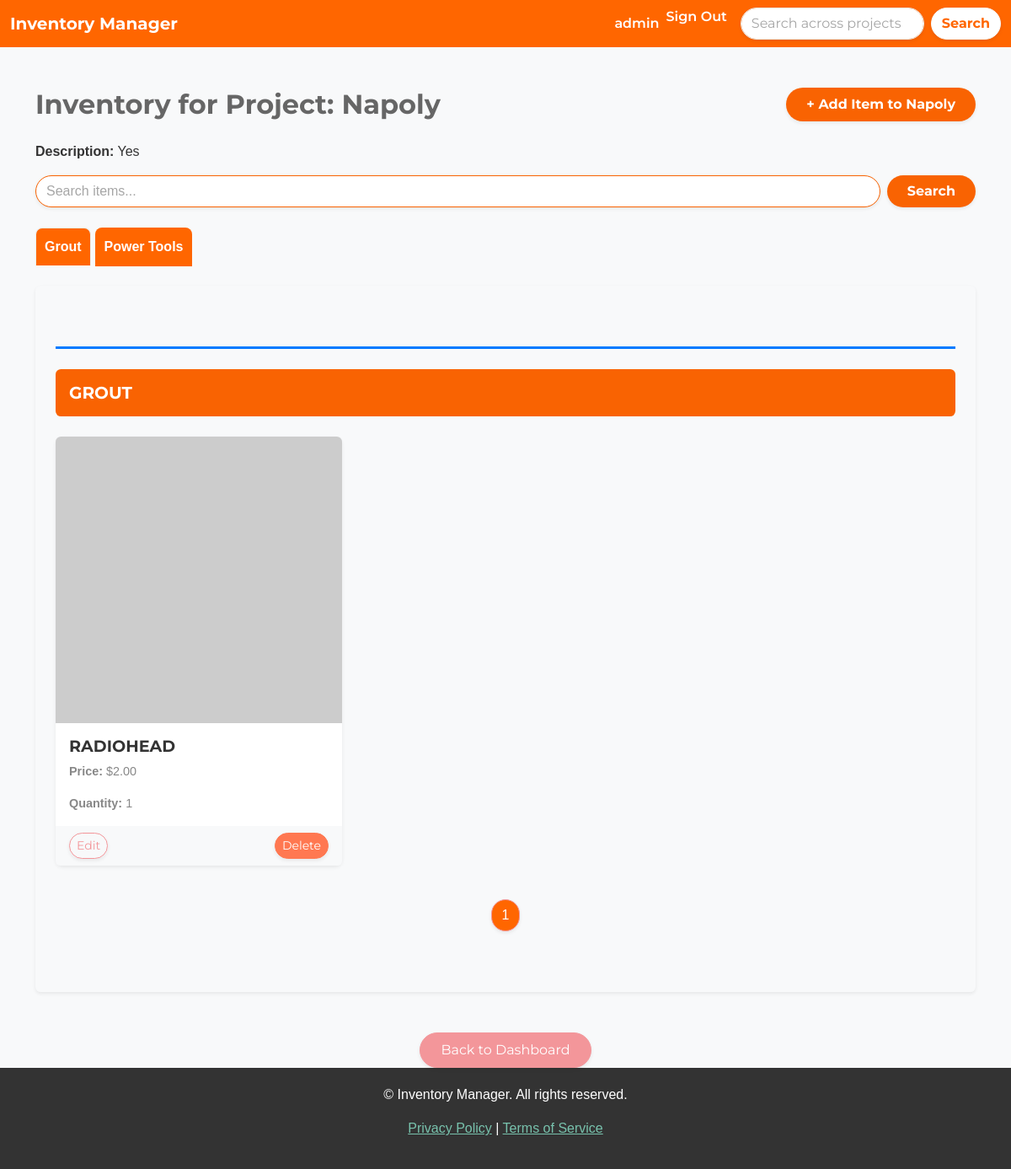
The app's page /project/8/inventory/ (signed in), older data.
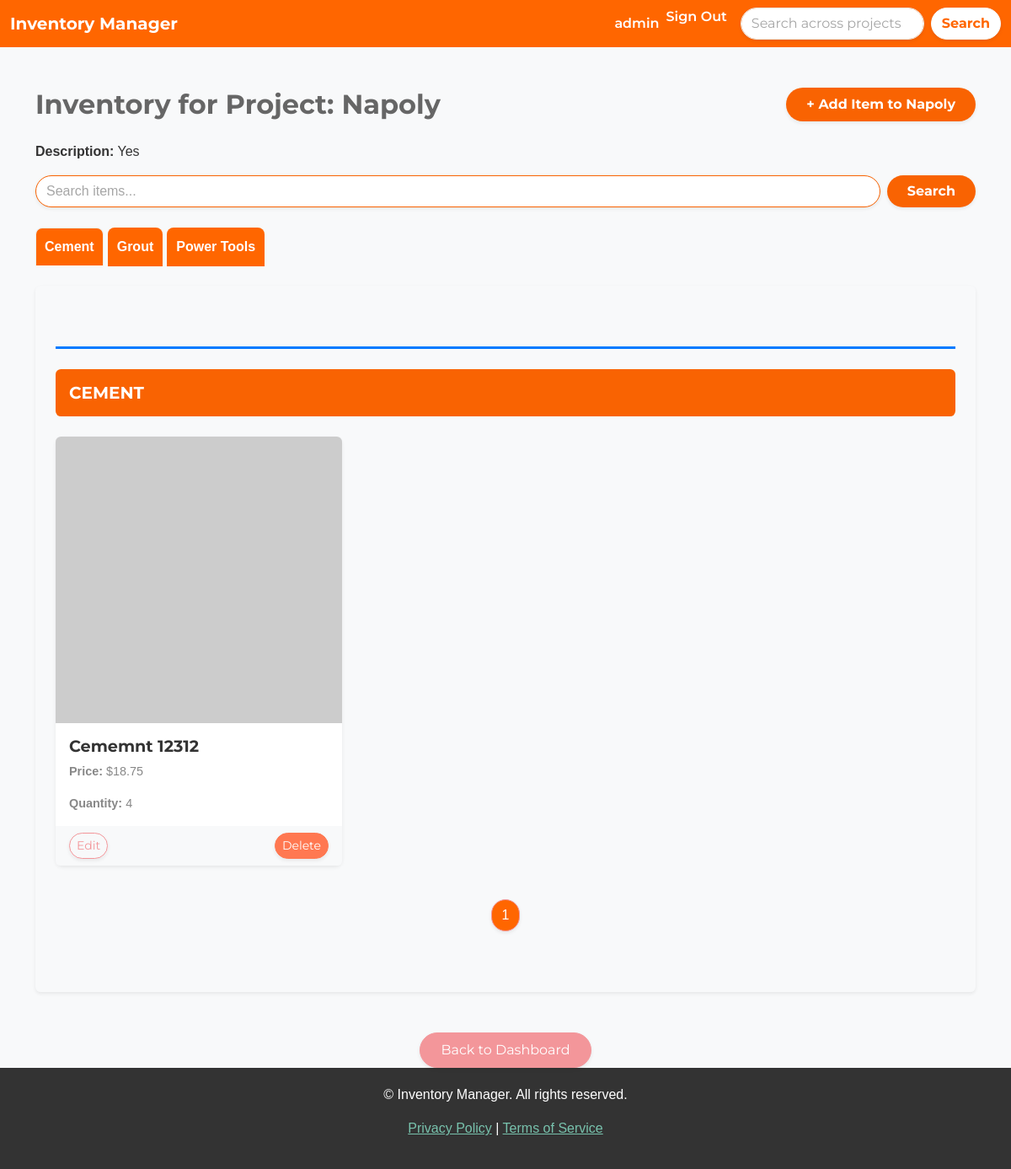
The same page, newer data.
### inventory/models.py (models this page shows, shortened)
class Project(models.Model):
	name = models.CharField(max_length=200)
	description = models.TextField(blank=True, null=True)
	user = models.ForeignKey(User, on_delete=models.CASCADE)
	date_created = models.DateTimeField(auto_now_add=True)

class Category(models.Model):
	name = models.CharField(max_length=200)
	class Meta:
		verbose_name_plural = 'categories'

class InventoryItem(models.Model):
    name = models.CharField(max_length=200)
    quantity = models.IntegerField()
    category = models.ForeignKey('Category', on_delete=models.SET_NULL, blank=True, null=True)
    price = models.DecimalField(max_digits=10, decimal_places=2, blank=True, null=True)
    date_created = models.DateTimeField(auto_now_add=True)
    user = models.ForeignKey(User, on_delete=models.CASCADE)
    project = models.ForeignKey(Project, on_delete=models.CASCADE, related_name="inventory_items", blank=False, null=False)
    image = models.ImageField(upload_to='inventory_images/', null=True, blank=True)

### inventory/views.py (the view)
# urls.py: path('project/<int:project_id>/inventory/', ProjectInventoryView.as_view(), name='project_inventory'),  # Inventory page for each project
class ProjectInventoryView(LoginRequiredMixin, View):
    template_name = 'inventory/project_inventory.html'
    def get(self, request, project_id):
        project = get_object_or_404(Project, id=project_id)
        search_query = request.GET.get('search', '')
        items = InventoryItem.objects.filter(project=project)
        if search_query:
            items = items.filter(name__icontains=search_query)
        items = items.order_by('category__name', 'name')
        paginated_inventory = {}
        items_per_page = 6
        for item in items:
            category = item.category.name
            if category not in paginated_inventory:
                paginated_inventory[category] = []
            paginated_inventory[category].append(item)
        category_pages = {}
        for category, item_list in paginated_inventory.items():
            paginator = Paginator(item_list, items_per_page)
            page_number = request.GET.get(f'page_{category}', 1)
            category_pages[category] = paginator.get_page(page_number)
        return render(request, self.template_name, {
            'project': project,
            'grouped_inventory': category_pages,
        })

### inventory/templates/inventory/project_inventory.html (shortened to what this page needs)
{% extends 'inventory/base.html' %}
{% load crispy_forms_tags %}
{% block content %}
    <div class="container mt-5">
        <div class="d-flex justify-content-between align-items-center mb-4">
            <h2 class="mb-0" style="color: var(--dark-grey); font-weight: bold;">Inventory for Project: {{ project.name }}</h2>
            <a href="{% url 'add-item-to-project' project.id %}" class="btn btn-primary rounded-pill px-4 py-2 shadow-sm">+ Add Item to {{ project.name }}</a>
        </div>
        <p><strong>Description:</strong> {{ project.description }}</p>
        <form method="GET" action="{% url 'project_inventory' project.id %}" class="mb-4 d-flex" style="gap: 8px;">
            <input type="text" name="search" placeholder="Search items..." value="{{ request.GET.search }}" class="form-control rounded-pill shadow-sm" style="border: 1px solid var(--primary-color);">
            <button type="submit" class="btn btn-primary rounded-pill shadow-sm px-4">Search</button>
        </form>
        <div class="category-tabs mb-4">
            <ul class="nav nav-tabs border-0" style="font-weight: bold;">
                {% for category, items in grouped_inventory.items %}
                    <li class="nav-item">
                        <a class="nav-link {% if forloop.first %}active{% endif %}"
                           data-bs-toggle="tab" href="#category_{{ forloop.counter }}"
                           style="color: #FFFFFF; background-color: #FF6600; border-radius: 8px 8px 0 0; padding: 10px; margin-right: 5px; text-align: center;">
                            {{ category }}
                        </a>
                    </li>
                {% endfor %}
            </ul>
        </div>
        <div class="card shadow-sm p-4 mb-5 rounded" style="border: none; background-color: var(--light-grey);">
            <div class="tab-content">
                {% if grouped_inventory %}
                    {% for category, items in grouped_inventory.items %}
                        <div class="tab-pane fade {% if forloop.first %}show active{% endif %}" id="category_{{ forloop.counter }}">
                            <div class="category-section my-5">
                                <h5 class="category-title p-3 rounded" style="background-color: var(--primary-color); color: white; font-weight: bold;">
                                    {{ category }}
                                </h5>
                                <div class="row mt-4">
                                    {% for item in items %}
                                        <div class="col-md-4 col-sm-6 mb-4">
                                            <div class="card h-100 shadow-sm" style="border-radius: 8px;">
                                                {% if item.image %}
                                                    <img src="{{ item.image.url }}" class="card-img-top rounded-top" alt="{{ item.name }}">
                                                {% else %}
                                                    <img src="https://via.placeholder.com/150" class="card-img-top rounded-top" alt="Placeholder Image">
                                                {% endif %}
                                                <div class="card-body">
                                                    <h5 class="card-title" style="color: var(--secondary-color); font-weight: bold;">{{ item.name }}</h5>
                                                    <p class="card-text"><strong>Price:</strong> ${{ item.price }}</p>
                                                    <p class="card-text"><strong>Quantity:</strong> {{ item.quantity }}</p>
                                                </div>
                                                <div class="card-footer d-flex justify-content-between" style="background-color: var(--light-grey); border-top: none;">
                                                        <a href="{% url 'edit-item' item.id %}" class="btn btn-outline-secondary btn-sm rounded-pill shadow-sm">Edit</a>
                                                        <a href="{% url 'delete-item' item.id %}" class="btn btn-danger btn-sm rounded-pill shadow-sm">Delete</a>
                                                </div>
                                            </div>
                                        </div>
                                    {% endfor %}
                                </div>
                                <div class="pagination-controls mt-3">
                                    <nav aria-label="Page navigation">
                                        <ul class="pagination justify-content-center">
                                            {% for num in items.paginator.page_range %}
                                                <li class="page-item {% if items.number == num %}active{% endif %}">
                                                    <a class="page-link rounded-pill shadow-sm {% if items.number == num %}text-white{% else %}text-dark{% endif %}"
                                                       href="?page_{{ category }}={{ num }}"
                                                       style="{% if items.number == num %} background-color: #ff6600; color: white; {% else %} background-color: #f5f5f5; color: #444444; border: 1px solid #e0e0e0; {% endif %}">
                                                        {{ num }}
                                                    </a>
                                                </li>
                                            {% endfor %}
                                        </ul>
                                    </nav>
                                </div>
                            </div>
                        </div>
                    {% endfor %}
                {% else %}
                    <p style="color: var(--dark-grey);">No inventory items available for this project.</p>
                {% endif %}
            </div>
        </div>
        <div class="d-flex justify-content-center mt-4">
            <a href="{% url 'dashboard' %}" class="btn btn-secondary rounded-pill px-4 py-2 shadow-sm">Back to Dashboard</a>
        </div>
    </div>
{% endblock %}

### inventory/templates/inventory/base.html (shortened to what this page needs)
{% load static %}
<!DOCTYPE html>
<html lang="en">
<head>
    <link href="https://bootswatch.com/5/minty/bootstrap.min.css" rel="stylesheet">
    <link rel="stylesheet" href="{% static 'css/style.css' %}">
</head>
<body>
    {% include 'inventory/navigation.html' %}
    <main>
        {% block content %}{% endblock content %}
    </main>
    <footer class="footer">
        <div class="container">
            <p>&copy; {{ current_year }} Inventory Manager. All rights reserved.</p>
            <p><a href="#">Privacy Policy</a> | <a href="#">Terms of Service</a></p>
        </div>
    </footer>
</body>
</html>

### inventory/templates/inventory/navigation.html (shortened to what this page needs)
<nav class="navbar navbar-expand-lg" style="background-color: #FF6600;">
    <div class="container-fluid">
        <a class="navbar-brand text-white fw-bold" href="{% url 'dashboard' %}">Inventory Manager</a>
        <div class="collapse navbar-collapse justify-content-end" id="navbarNav">
            <ul class="navbar-nav">
                {% if user.is_authenticated %}
                    <li class="nav-item">
                        <a class="nav-link text-white fw-semibold" href="#">{{ user.username }}</a>
                    </li>
                    <li class="nav-item">
                        <form method="POST" action="{% url 'logout' %}" style="display:inline;">
                            <button type="submit" class="nav-link text-white fw-semibold" style="background:none; border:none; padding:0; color:inherit; cursor:pointer;">
                                Sign Out
                            </button>
                        </form>
                    </li>
                {% endif %}
            </ul>
            <form method="GET" action="{% url 'search_results' %}" class="d-flex ms-3">
                <input class="form-control me-2 rounded-pill shadow-sm" type="search" name="search" placeholder="Search across projects..." aria-label="Search" value="{{ request.GET.search }}">
                <button class="btn btn-light rounded-pill shadow-sm fw-bold" type="submit" style="background-color: #FFFFFF; color: #FF6600;">Search</button>
            </form>
        </div>
    </div>
</nav>

### inventory/static/css/style.css (style rules this page uses)
.category-section { border-top: 3px solid #007bff; padding-top: 1.5rem; margin-top: 2rem; }
.category-title { font-size: 1.25rem; text-transform: uppercase; font-weight: bold; background-color: #007bff; color: white; padding: 0.75rem 1rem; border-radius: 5px; }
:root { --primary-color: #f96302; --secondary-color: #333333; --light-grey: #f8f9fa; --dark-grey: #666666; --accent-color: #ffb732; }
body { font-family: Arial, sans-serif; color: var(--secondary-color); background-color: var(--light-grey); }
.navbar { background-color: var(--primary-color); color: white; }
.nav-link, .navbar-brand { color: white !important; font-weight: bold; }
h1, h2, h3, h4, h5, h6 { color: var(--dark-grey); font-weight: bold; }
.card { border: none; box-shadow: 0px 4px 8px rgba(0, 0, 0, 0.1); border-radius: 8px; }
.card-title { font-size: 1.2rem; color: var(--secondary-color); }
.card-body p { font-size: 0.9rem; }
.btn-primary { background-color: var(--primary-color); border: none; color: white; font-weight: bold; }
.form-control { border-radius: 20px; }
.footer { background-color: var(--secondary-color); color: white; padding: 20px 0; text-align: center; }

Row changes from the older to the newer data that the page shows:
no longer on this page (row unchanged): InventoryItem: name "RADIOHEAD", price "2.00", quantity "1", shown under "GROUT"
now on this page (row unchanged): Category: grouped_inventory "Cement", grouped_inventory "CEMENT"
added InventoryItem: name "Cememnt 12312", price "18.75", quantity "4", shown under "CEMENT"
Text that changed along with them:
new list line: "1"
list line gone: "GROUT"
list line gone: "1"
